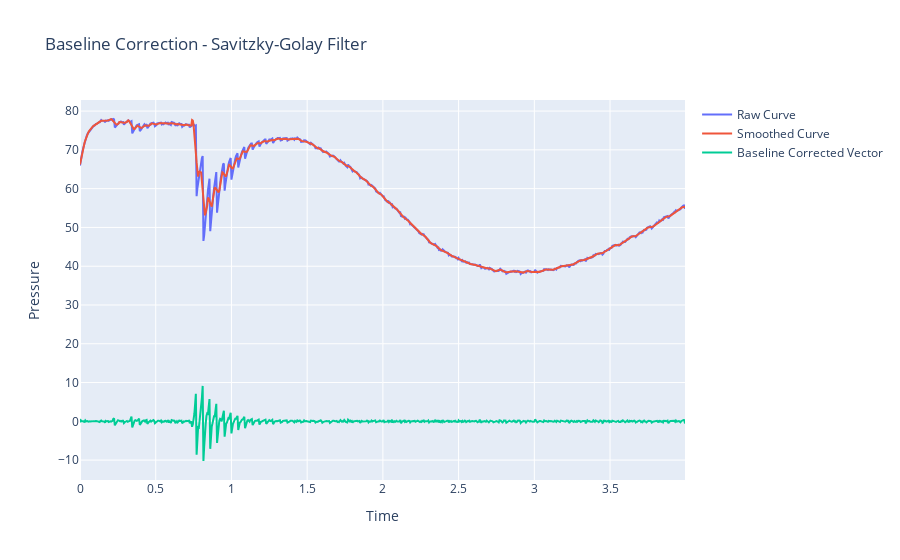

Source (notebook cell):
### Code cell
#%%timeit
#863 μs ± 49.5 μs per loop (mean ± std. dev. of 7 runs, 1,000 loops each)
"""
3. Savitzky-Golay Filter
- applies a polynomial smoothing filter to the data, which is particularly effective for preserving features of the data while reducing noise
- uses a sliding window to fit a polynomial to the data points within the window, and then replaces the central point with the value of the polynomial at that point
"""
from scipy.signal import savgol_filter
window_size = 13  # Must be odd
poly_order = 2  # Polynomial order
smoothed_vector = savgol_filter(pressure_vector, window_size, poly_order)
baseline_corrected_vector = pressure_vector - smoothed_vector
fig = go.Figure()
fig.add_trace(go.Scatter(x=time, y=pressure_vector, mode='lines', name='Raw Curve'))
fig.add_trace(go.Scatter(x=time, y=smoothed_vector, mode='lines', name='Smoothed Curve'))
fig.add_trace(go.Scatter(x=time, y=baseline_corrected_vector, mode='lines', name='Baseline Corrected Vector'))
fig.update_layout(title='Baseline Correction - Savitzky-Golay Filter', xaxis_title='Time', yaxis_title='Pressure')
fig.show()
fig.write_image("dev/figures/fig_baseline_correction_savitzky_golay_filter.png", width=1100, height= 350, scale = 3)

### Figure 1 — Plotly figure (JSON) as saved in the notebook; plotly's stock layout.template omitted (floating-point values rounded to 4 significant figures; data arrays with more than 128 entries replaced by an {"elided": "..."} marker saying what was removed)
{"data": [{"mode": "lines", "name": "Raw Curve", "type": "scatter", "x": {"elided": "800 float values"}, "y": {"elided": "800 float values"}}, {"mode": "lines", "name": "Smoothed Curve", "type": "scatter", "x": {"elided": "800 float values"}, "y": {"elided": "800 float values"}}, {"mode": "lines", "name": "Baseline Corrected Vector", "type": "scatter", "x": {"elided": "800 float values"}, "y": {"elided": "800 float values"}}], "layout": {"title": {"text": "Baseline Correction - Savitzky-Golay Filter"}, "xaxis": {"title": {"text": "Time"}}, "yaxis": {"title": {"text": "Pressure"}}}}
